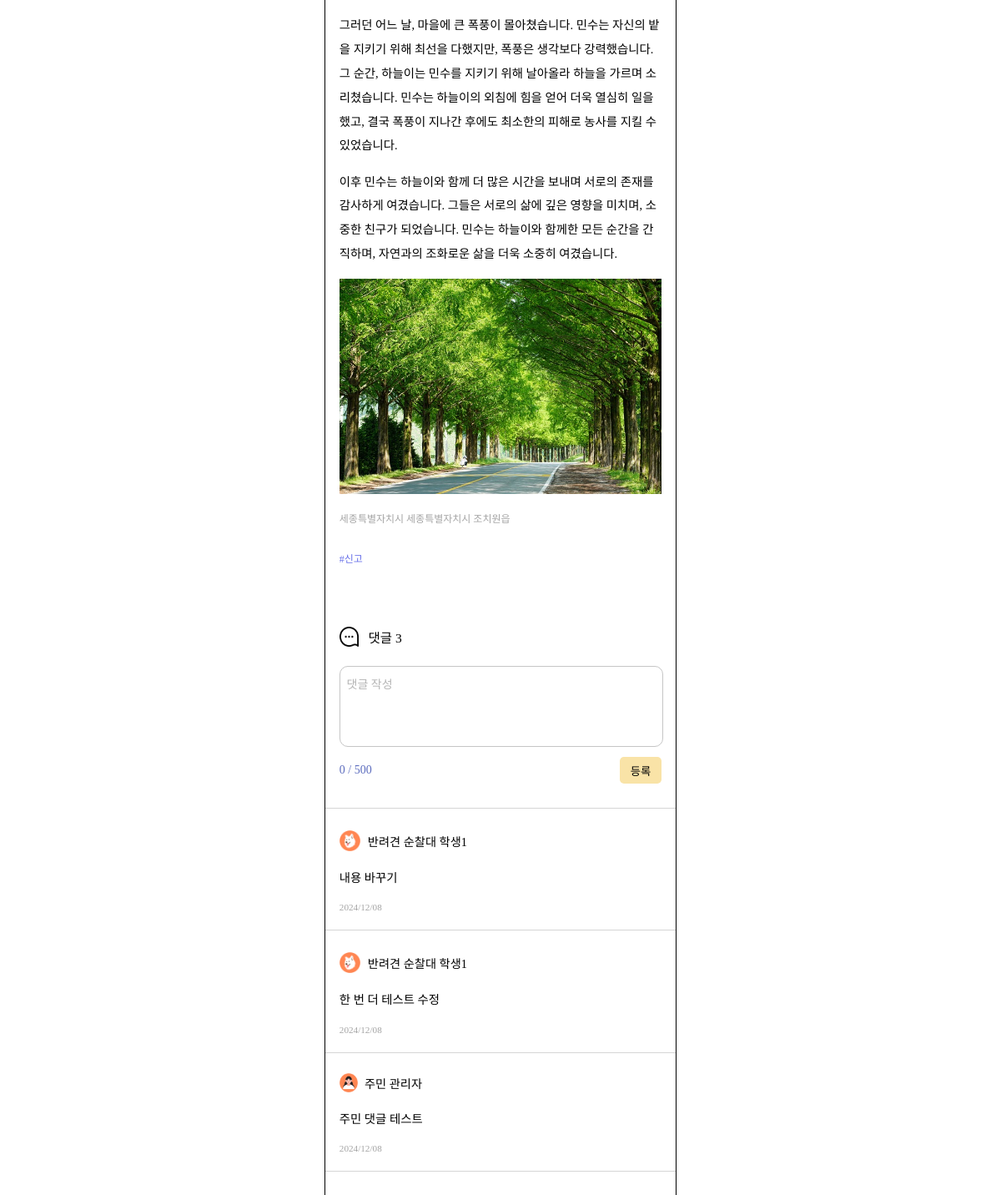
Page /boards/people-board-detail/21/ (lower part) on the earlier database version.
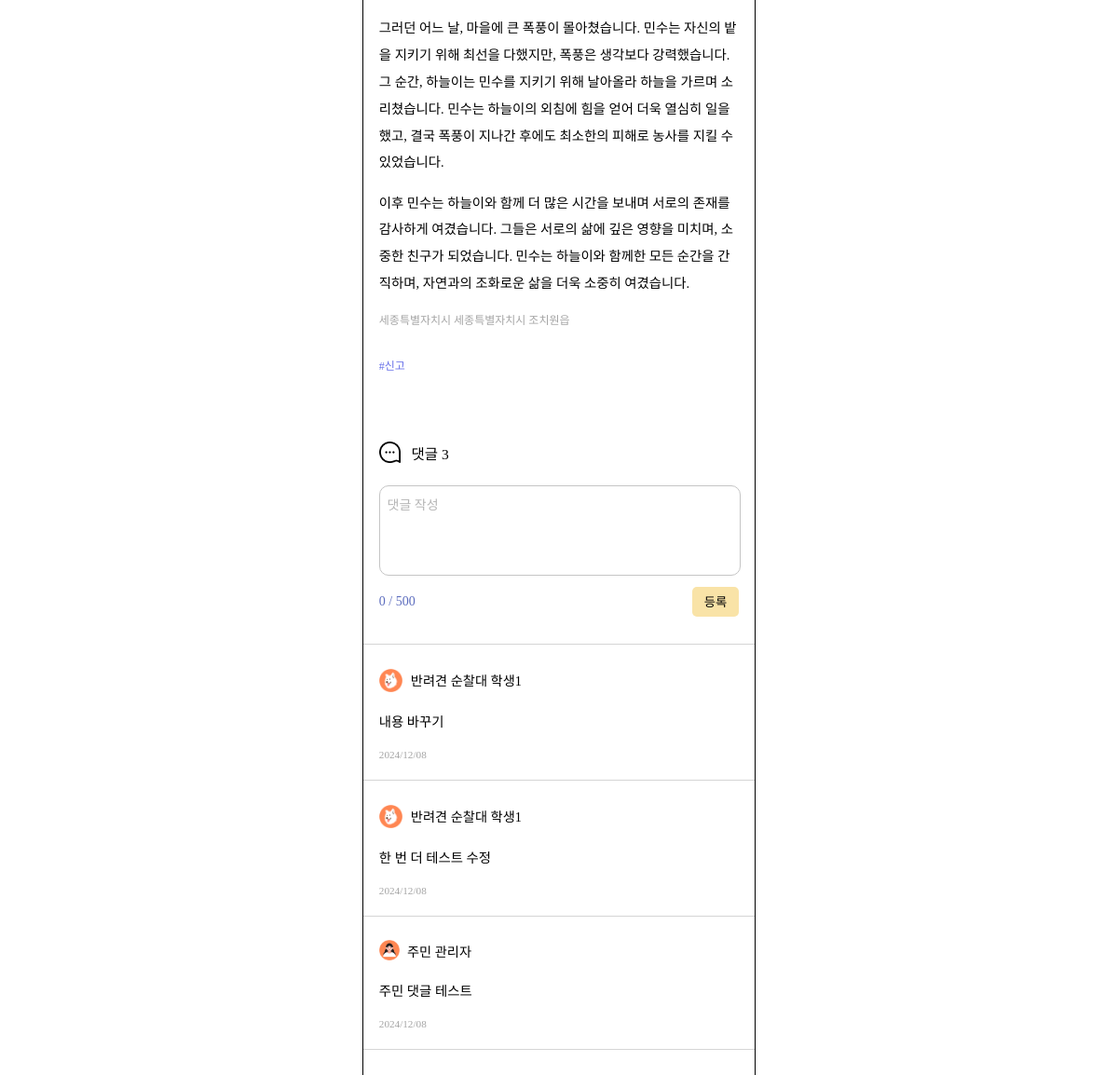
Same page on the later database version.
### boards/models.py (models this page shows)
class Board(models.Model):
    user = models.ForeignKey(settings.AUTH_USER_MODEL, on_delete=models.CASCADE)
    region_sido = models.CharField(null=False, max_length=30, blank=False)
    region_sigungu = models.CharField(null=False, max_length=30, blank=False)
    region_dong = models.CharField(null=False, max_length=30, blank=False)
    created_at = models.DateTimeField(auto_now_add=True)
    image_path = models.ImageField(upload_to='boards/', null=True, blank=True)
    content = models.TextField(null=False, blank=False)
    board_type = models.ForeignKey(BoardType, on_delete=models.CASCADE, null=False, blank=False)

class BoardType(models.Model):
    type_name = models.CharField(max_length=10, null=False, blank=False)

### boards/views.py (the view)
# urls.py: path('people-board-detail/<int:id>/', views.people_board_detail, name='people_board_detail'),
def people_board_detail(request, id):
    board = Board.objects.get(id=id)
    if request.method == 'POST':
        form = CommentForm(request.POST)
        if form.is_valid():
            comment = form.save(commit=False)
            comment.board = board
            comment.user = request.user
            comment.save()
            return redirect('boards:people_board_detail', id=id)
    else:
        form = CommentForm()
    comments = Comment.objects.filter(board=board) # 댓글 가져오기
    if board.board_type.id == 2:
        location = BoardLocation.objects.get(board=board)
        context = {
            'board': board,
            'location': location,
            'comments': comments,
            'comment_count': comments.count(),
        }
    else: context = {
        'board': board,
        'comments': comments,
        'comment_count': comments.count(),
    }
    return render(request, 'boards/people_board_detail.html', context)

### accounts/models.py (called while the page is built)
    def __str__(self):
        return self.type_name

### templates/boards/people_board_detail.html (shortened to what this page needs)
<!DOCTYPE html>
{% load static %}
<html lang="ko">
<head>
    <link rel="stylesheet" href="{% static 'css/people_board_detail.css' %}">
    <link rel="stylesheet" as="style" crossorigin href="https://cdn.jsdelivr.net/gh/ungveloper/web-fonts/SCoreDream/font-face.css" />
    <link rel="stylesheet" as="style" crossorigin href="https://cdn.jsdelivr.net/gh/ungveloper/web-fonts/SCoreDream/font-family.css" />
</head>
<body>
    <div class="container-content">
        <div class="contents">
            <div class="content">
                <div class="post-block">
                    <div class="post-content">
                        {{ board.content|linebreaks }}
                    </div>
                    {% if board.image_path %}
                        <div class="post-img-block">
                            <img src="{{ board.image_path.url }}" alt="">
                        </div>
                    {% endif %}
                    <div class="user-region">{{ board.region_sido }} {{ board.region_sigungu }} {{ board.region_dong }}</div>
                    <div class="board-type">#{{ board.board_type.type_name }}</div>
                    <div class="comment-title-header">
                        <div class="comment-img">
                            <img src="{% static 'image/speech-bubble.png' %}" alt="">
                        </div>
                        <div class="comment-num">댓글 {{ comment_count }}</div>
                    </div>
                    <form action="{% url 'boards:people_board_detail' board.id%}" method="post" id="comment-form">
                        <textarea name="content" id="comment-area" placeholder="댓글 작성" maxlength="500" spellcheck="false"></textarea>
                        <div class="comment-form-footer">
                            <div id="text-count">0 / 500</div>
                            <div class="submit-btn">
                                <button type="submit">등록</button>
                            </div>
                        </div>
                    </form>
                </div>
                <div class="line"></div>
                {% for comment in comments %}
                    <div class="comment-block">
                        <div class="comment-block-header">
                            <div class="comment-infos">
                                <div class="comment-user-profile">
                                    {% if comment.user.member_type.type_name == '반려견 순찰대' %}
                                        <img src="{% static 'image/petrol_profile.png' %}" alt="">
                                    {% else %}
                                         <img src="{% static 'image/people_profile.png' %}" alt="">
                                    {% endif %}
                                </div>
                                <div class="comment-user-name">{{ comment.user.member_type}} <span class="text-strong">{{ comment.user.nickname }}</span></div>
                            </div>
                        </div>
                        <div class="comment-content">
                            {{ comment.content|linebreaks }}
                        </div>
                        <div class="comment-date">{{ comment.created_at|date:"Y/m/d" }}</div>
                    </div>
                {% endfor %}
            </div>
        </div>
    </div>
</body>
</html>

Differences in the rows shown:
changed Board "세종특별자치시": image_path "boards/test3_gzwFOkm.jpg" → empty (drawn); image_path: picture removed
